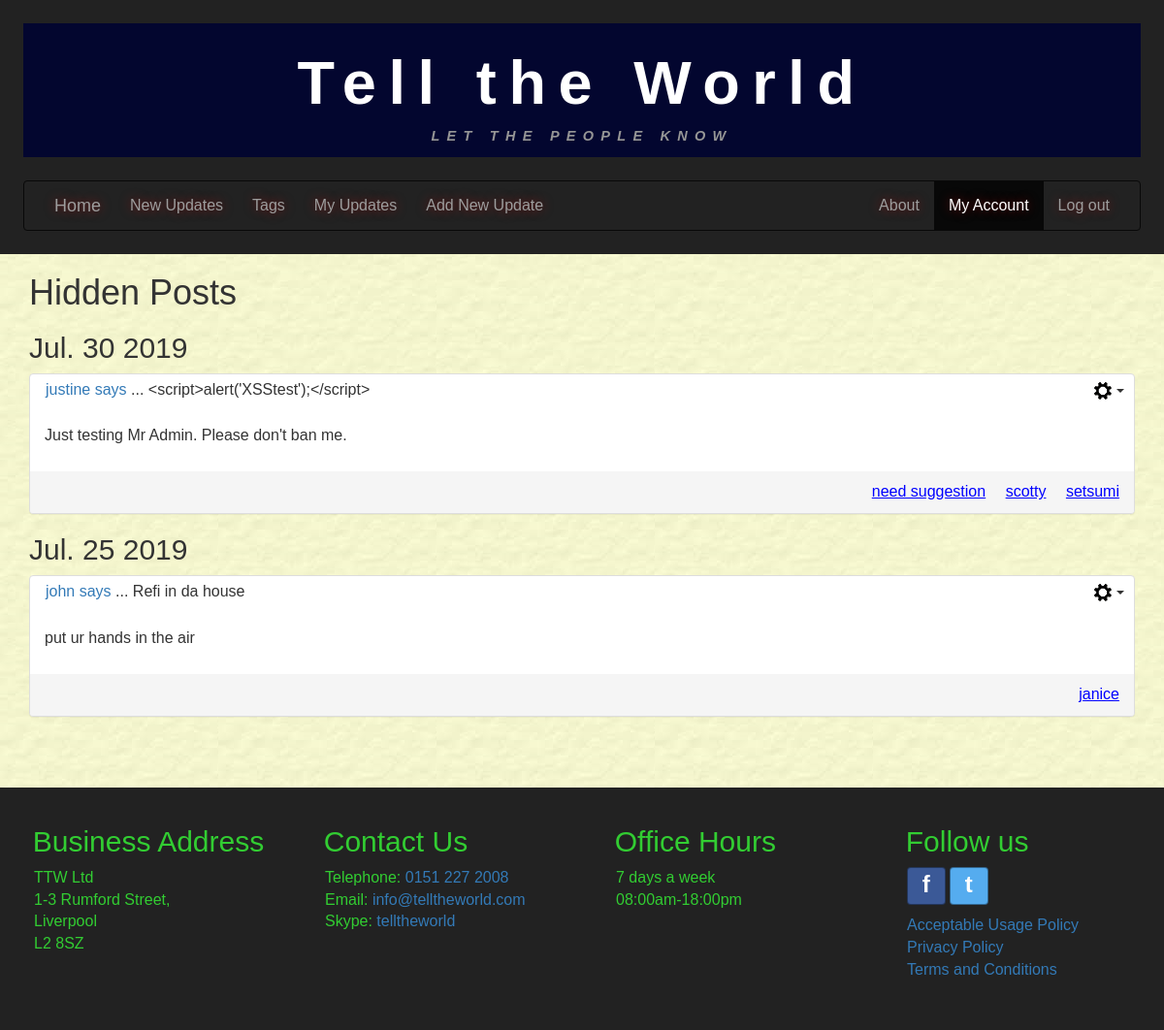
/hiddenposts/ (signed in), run on the app's committed database.
### tellings/models.py (models this page shows, shortened)
class HiddenPost(models.Model):
    postID = models.ForeignKey(UserPost, on_delete=models.CASCADE, db_column='postID')
    hideFrom = models.ForeignKey(settings.AUTH_USER_MODEL, on_delete=models.CASCADE,
                             db_column='hideFrom')
    class Meta:
        verbose_name = "HiddenPost"
        verbose_name_plural = "HiddenPosts"

class UserPost(models.Model):
    postID = models.AutoField(primary_key=True, db_column='postID')
    user = models.ForeignKey(settings.AUTH_USER_MODEL, on_delete=models.CASCADE,
                             db_column='user')
    dateOfPost = models.DateTimeField()
    postTitle = models.CharField(max_length=35)
    postText = models.CharField(max_length=255)
    dateOfEdit = models.DateTimeField(null=True, blank=True)
    @property
    def post_tags(self):
        tagmaps = Tagmap.objects.filter(postID=self.postID)
        tagList = sorted([tag.tagID.tagName for tag in tagmaps])
        return tagList
    class Meta:
        verbose_name = "UserPost"
        verbose_name_plural = "UserPosts"

class Tag(models.Model):
    tagID = models.AutoField(primary_key=True, db_column='tagID')
    tagName = models.CharField(max_length=15)
    class Meta:
        ordering = ['tagName']
        verbose_name = "Tag"
        verbose_name_plural = "Tags"

### tellings/views.py (the view)
# urls.py: path('hiddenposts/', HiddenPostListView.as_view(), name='hiddenposts'),
class HiddenPostListView(LoginRequiredMixin, generic.ListView):
    model = HiddenPost
    template_name = "tellings/hiddenpost_list.html"
    paginate_by = 20
    http_method_names = ['get']
    def get_queryset(self):
        current_user = self.request.user
        blockedPosts = self.get_blockedPosts_list()
        qs = super().get_queryset()
        if self.request.method == 'GET' and 'username' in self.request.GET:
            username_val = self.request.GET.get('username')
            if User.objects.filter(username=username_val).exists():
                userToBlock = User.objects.get(username=username_val)
                return qs.filter(postID__user=userToBlock, hideFrom=current_user).exclude(postID__in=blockedPosts).order_by('-postID__dateOfPost')
            else:
                return qs.filter(hideFrom=current_user).exclude(postID__in=blockedPosts).order_by('-postID__dateOfPost')
        else:
            return qs.filter(hideFrom=current_user).exclude(postID__in=blockedPosts).order_by('-postID__dateOfPost')
    def blockedUsers(self):
        current_user = self.request.user
        blockedUsers = BlockedUser.objects.filter(blockedBy=current_user)
        return [blocked.blockedUser for blocked in blockedUsers]
    def userBlockedBy(self):
        current_user = self.request.user
        blockedBy = BlockedUser.objects.filter(blockedUser=current_user)
        return [blocked.blockedBy for blocked in blockedBy]
    def get_blockedPosts_list(self):
        blockedUsers = self.blockedUsers()
        blockedBy = self.userBlockedBy()
        blockedList = list(set().union(blockedUsers, blockedBy))
        blockedPosts = []
        if blockedList:
            posts =  UserPost.objects.filter(user__in=blockedList)
            blockedPosts = [post for post in posts]
        return blockedPosts

### tellings/templates/tellings/hiddenpost_list.html (shortened to what this page needs)
{% extends 'tellings/base.html' %}
{% block content %}
<div class="container-fluid main-content">
  <main class="container">
    <header>
      <h1>Hidden Posts</h1>
    </header>
    {% if hiddenpost_list %}
      {% load static %}
      {% regroup hiddenpost_list by postID.dateOfPost|date:"M. d Y" as ordered_post_list  %}
      {% for mypost in ordered_post_list %}
      <article>
        <h2>{{ mypost.grouper }}</h2>
        <div class="panel-group">
          {% for item in mypost.list %}
          <div class="panel panel-default" id="panel_post_{{ item.postID.postID }}">
            <div class="panel-header hiddenposts-panel-header align_between">
              <div class="panel-postTitle align-panel-footer-text-left">
                <p><a href="{% url 'tellings:hiddenposts' %}?username={{ item.postID.user }}" name="{{ item.postID.user }}">
                  {{ item.postID.user }} says</a> ... {{ item.postID.postTitle }}
                </p>
              </div>
              <div class="btn-group align-panel-footer-text-right">
                <button type="button" class="btn dropdown-toggle post-cog-btn" data-toggle="dropdown" aria-haspopup="true" aria-expanded="false">
                  <img src="{% static 'tellings/imgs/settings_cog.png' %}" alt="">
                  <span class = "caret"></span>
                </button>
              </div>
            </div>
            <div>
              <div class="panel-body">
                <p id="text_post_{{ item.postID.postID }}">{{ item.postID.postText }}</p>
              </div>
            </div>
            <div class="panel-footer align_between">
              <span class="align-panel-footer-text-left last-edited-text">
              </span>
                <span class="align-panel-footer-text-right">
              {% for tag in item.postID.post_tags %}
                <span class="false-link tagLink">{{ tag }}</span>
              {% endfor %}
              </span>
            </div>
          </div>
          {% endfor %}
        </div>
      </article>
      {% endfor %}
    {% else %}
    <div class="user-comment-container white-blockedusers-container">
      <p class="user-no-comments-text">You have not hidden any posts.</p>
    </div>
    {% endif %}
  </main>
</div>
{% endblock %}

### tellings/static/tellings/css/style.css (style rules this page uses)
* { font-family: Arial, Helvetica, sans-serif; font-size: 16px; margin: 0; padding: 0; color: #333; }
.container-fluid { margin: 0; padding-left: 0; padding-right: 0; }
.main-content { min-height: 34.375em; }
.align_between { display: flex; justify-content: space-between; }
.panel-body p { word-wrap: break-word; }
.hiddenposts-panel-header { padding: .5em 0 0 1em; }
.panel-header { padding-top: 0.3125em; }
.align-panel-footer-text-left { text-align: left; }
.align-panel-footer-text-right { text-align: right; }
.tagLink { padding-left: 1em; }
.post-cog-btn { padding: 0 0.625em 0 0.625em; background-color: white; }
.false-link { color: blue; text-decoration: underline; }
.last-edited-text { font-size: 0.8em; font-style: italic; }

### data on the page
HiddenPost: postID.user "justine", postID.postTitle "<script>alert('XSStest');</script>", postID.postText "Just testing Mr Admin. Please don't ban me."
Tag: post_tags "need suggestion"
Tag: post_tags "scotty"
Tag: post_tags "setsumi"
HiddenPost: postID.user "john", postID.postTitle "Refi in da house", postID.postText "put ur hands in the air"
Tag: post_tags "janice"

### other printed values
{{ mypost.grouper }} "Jul. 30 2019" "Jul. 25 2019"
